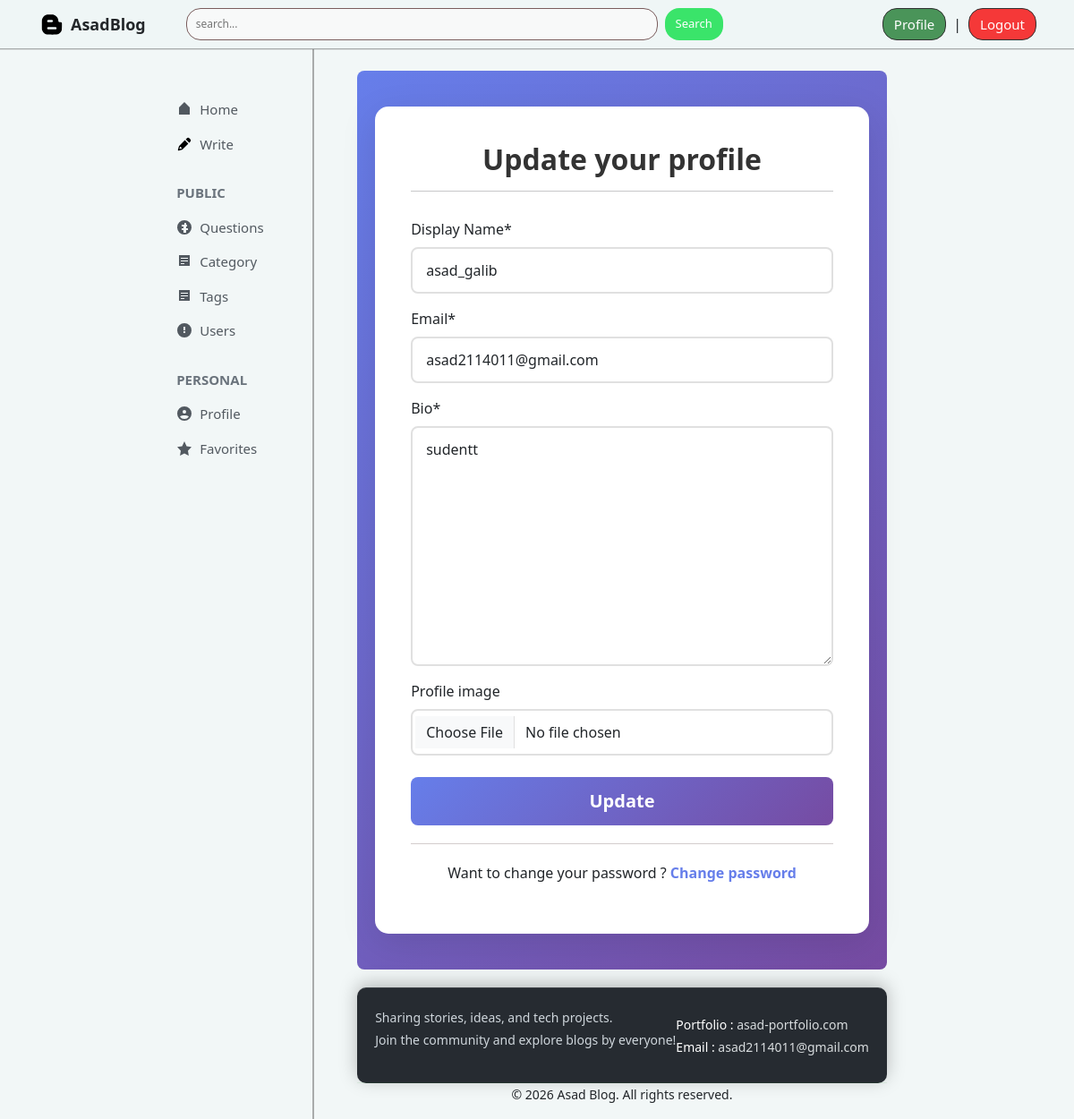
The app's page /author/profile/edit/ (signed in) with its own data.
### author/models.py (models this page shows, shortened)
class Author(models.Model):
    user=models.OneToOneField(User,on_delete=models.CASCADE,related_name="author_profile")
    name=models.CharField(max_length=100)
    slug=models.SlugField(max_length=120,unique=True,blank=True)
    bio=models.TextField()
    email=models.EmailField(max_length=100)
    profile_image=models.ImageField(upload_to='authors/',blank=True,null=True)
    created_at=models.DateTimeField(auto_now_add=True)

### author/views.py (the view)
# urls.py: path('profile/edit/',views.edit_profile,name="edit_profile"),
@login_required
def edit_profile(request):
    author=get_object_or_404(Author,user=request.user)
    if request.method=='POST':
        profile_form=forms.AuthorUpdateForm(request.POST,request.FILES,instance=author)
        if profile_form.is_valid():
            profile_form.save()
            messages.success(request,'Profile updated successfully')
            return redirect('profile')
    else:
        profile_form=forms.AuthorUpdateForm(instance=author)
    return render(request,'update_profile.html',{'form':profile_form})

### author/forms.py (shortened to what this page needs)
class AuthorUpdateForm(forms.ModelForm):
    class Meta:
        model=Author
        fields=['name','email','bio','profile_image']
        labels = {
            'name':'Display Name'
        }
        widgets={
            'bio':forms.Textarea(attrs={'row':4})
        }

### author/templates/update_profile.html (shortened to what this page needs)
{% extends "base.html" %}
{% load crispy_forms_tags %}
{% block content %}
<div class="login-container">
    <div class="login-card">
        <div class="login-header">
            <h2>Update your profile</h2>
            <hr>
        </div>
        <form method="POST">
            {{form|crispy}}
            <div class="d-grid gap-2 mt-4">
                <button type="submit" class="btn btn-primary btn-lg" >
                    Update
                </button>
            </div>
        </form>
        <div class="login-footer">
            <p class="text-center">
                Want to change your password ?
            <a href="{% url 'change_pass' %}" class="text-decoration-none fw-bold">Change password</a>
            </p>
        </div>
    </div>
</div>
{% endblock %}

### static/css/base.css (style rules this page uses)
body { background-color: #f2f7f7; margin: 0; display: flex; flex-direction: column; min-height: 100vh; }

### static/css/auth.css (style rules this page uses)
.register-container, .login-container { min-height: 80vh; display: flex; align-items: center; justify-content: center; padding: 20px; border-radius: 8px; margin-bottom: 20px; background: linear-gradient(135deg, #667eea 0%, #764ba2 100%); }
.register-card, .login-card { background: white; border-radius: 15px; box-shadow: 0 10px 40px rgba(0, 0, 0, 0.1); padding: 40px; max-width: 600px; width: 100%; margin: 20px auto; }
.register-header, .login-header { text-align: center; margin-bottom: 30px; }
.register-header h2, .login-header h2 { color: #333; font-weight: 700; margin-bottom: 10px; }
.register-card form .form-control, .login-card form .form-control { border-radius: 8px; padding: 12px 15px; border: 2px solid #e0e0e0; transition: all 0.3s ease; }
.register-card .btn-primary, .login-card .btn-primary { background: linear-gradient(135deg, #667eea 0%, #764ba2 100%); border: none; border-radius: 8px; padding: 12px; font-weight: 600; transition: transform 0.2s ease; }
.register-footer, .login-footer { margin-top: 20px; padding-top: 20px; border-top: 1px solid #d3cdcd; }
.register-footer a, .login-footer a { color: #667eea; transition: color 0.3s ease; }

### records on screen
Author: name "asad_galib", email "asad2114011@gmail.com", bio "sudentt"
